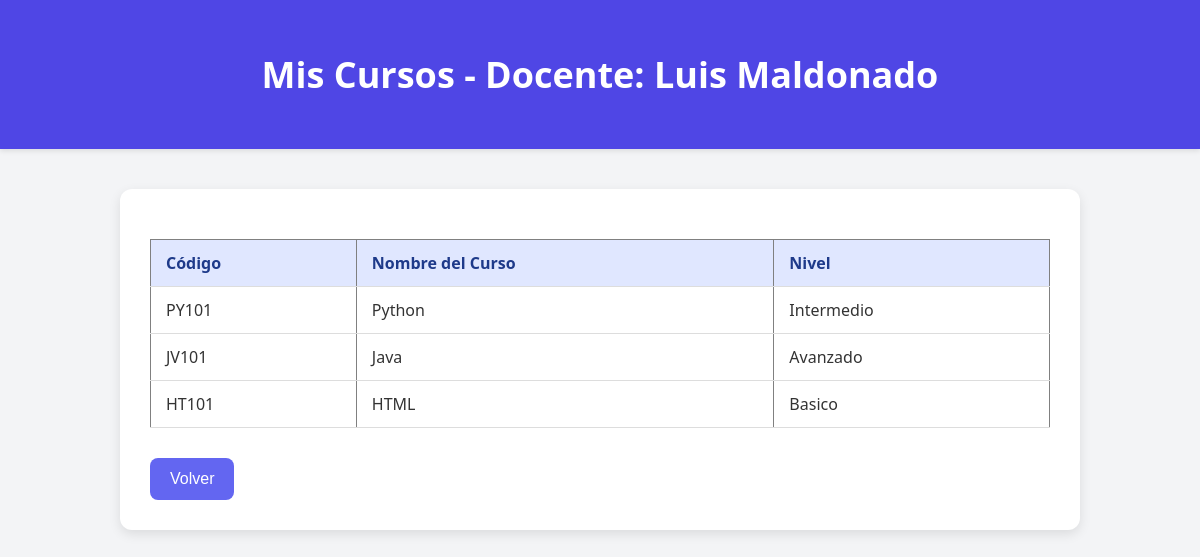
The app's page /Controller/Docente/Ver_cursosController.php (signed in) with its own data.
### tables this page shows
CREATE TABLE `cursos` (
  `id_curso` int(11) NOT NULL,
  `nombre` varchar(100) NOT NULL,
  `codigo` varchar(20) NOT NULL,
  `nivel` enum('Basico','Intermedio','Avanzado') NOT NULL,
  `id_docente` int(11) NOT NULL
);

### Controller/Docente/Ver_cursosController.php (called while the page is built, shortened)
<?php
require_once __DIR__ . '/../../Model/Docente/CursoModel.php';
$nombre_docente = $_SESSION['nombre_usuario'];
$id_docente = $_SESSION['usuario_id'];
$model = new CursoModel();
$cursos = $model->obtenerCursosPorDocente($id_docente);
include __DIR__ . '/../../View/Panel_docente/ver_cursos.php';

### Model/utilidades/bd/ConexionBD.php (called while the page is built, shortened)
<?php
class ConexionBD implements IConexionBD {
    private $host = "localhost";
    private $usuario = "root";
    private $password = "root";
    private $basedatos = "bd_sistemaeducativo";
    public function conectar() {
        $this->conexion = new mysqli($this->host, $this->usuario, $this->password, $this->basedatos);
        $this->conexion->set_charset("utf8");
        return $this->conexion;
    }
}

### Model/Docente/CursoModel.php (called while the page is built, shortened)
<?php
require_once __DIR__ . '/../utilidades/bd/ConexionBD.php';
class CursoModel {
    private $conn;
    public function __construct() {
        $this->conn = (new ConexionBD())->conectar();
    }
public function obtenerCursosPorDocente($id_docente) {
$stmt = $this->conn->prepare("SELECT id_curso, nombre, codigo, nivel FROM cursos WHERE id_docente = ?");
    $stmt->bind_param("i", $id_docente);
    $stmt->execute();
    $result = $stmt->get_result();
    $cursos = [];
    while ($row = $result->fetch_assoc()) {
        $cursos[] = $row;
    }
    return $cursos;
}
}

### View/Panel_docente/ver_cursos.php (the view, shortened to what this page needs)
<!DOCTYPE html>
<html lang="es">
<head>
    <link rel="stylesheet" href="../../View/CSS/ver_cursos.css">
</head>
<body>
    <header>
        <h2>Mis Cursos - Docente: <?= htmlspecialchars($nombre_docente) ?></h2>
    </header>
    <div class="container">
        <table border="1" cellpadding="10" cellspacing="0">
            <thead>
                <tr>
                    <th>Código</th>
                    <th>Nombre del Curso</th>
                    <th>Nivel</th>
                </tr>
            </thead>
            <tbody>
                <?php if (!empty($cursos)) : ?>
                    <?php foreach ($cursos as $curso) : ?>
                        <tr>
                            <td><?= htmlspecialchars($curso['codigo']) ?></td>
                            <td><?= htmlspecialchars($curso['nombre']) ?></td>
                            <td><?= htmlspecialchars($curso['nivel']) ?></td>
                        </tr>
                    <?php endforeach; ?>
                <?php else: ?>
                    <tr><td colspan="3">No hay cursos asignados.</td></tr>
                <?php endif; ?>
            </tbody>
        </table>
        <button class="btn-back" onclick="window.location.href='../../View/Panel_docente/docente.php'">Volver</button>
    </div>
</body>
</html>

### View/CSS/ver_cursos.css (style rules this page uses)
body { font-family: 'Segoe UI', Tahoma, Geneva, Verdana, sans-serif; background-color: #f3f4f6; margin: 0; padding: 0; color: #333; }
header { background-color: #4f46e5; color: white; padding: 20px; text-align: center; font-size: 1.5rem; box-shadow: 0 2px 5px rgba(0, 0, 0, 0.1); }
.container { max-width: 900px; margin: 40px auto; background-color: white; padding: 30px; border-radius: 12px; box-shadow: 0 4px 12px rgba(0, 0, 0, 0.1); }
table { width: 100%; border-collapse: collapse; margin-top: 20px; }
th, td { text-align: left; padding: 12px 15px; border-bottom: 1px solid #ddd; }
th { background-color: #e0e7ff; font-weight: bold; color: #1e3a8a; }
.btn-back { margin-top: 30px; background-color: #6366f1; color: white; border: none; padding: 12px 20px; font-size: 1rem; border-radius: 8px; cursor: pointer; transition: background-color 0.3s; }

### records on screen
cursos: codigo "PY101", nombre "Python", nivel "Intermedio"
cursos: codigo "JV101", nombre "Java", nivel "Avanzado"
cursos: codigo "HT101", nombre "HTML", nivel "Basico"

### other values on screen
$nombre_docente "Luis Maldonado"
